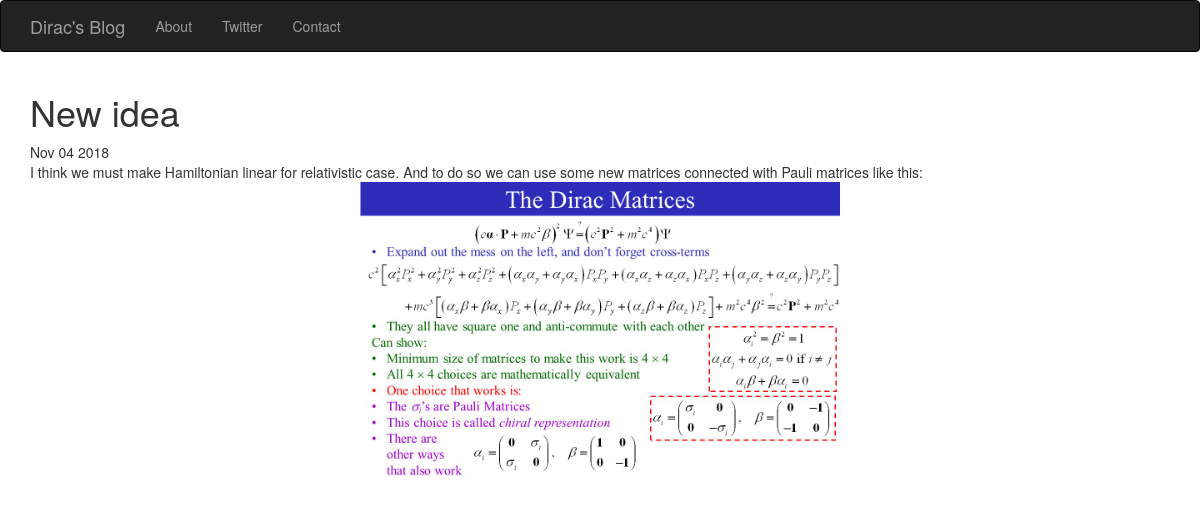
The app's page /posts/1/ with its own data.
### posts/models.py (models this page shows, shortened)
class Post(models.Model):
    title = models.CharField(max_length=250)
    pub_date = models.DateTimeField(default=timezone.now())
    image = models.ImageField(upload_to='media/')
    body = models.TextField()
    def pub_date_pretty(self):
        return self.pub_date.strftime('%b %d %Y')

### posts/views.py (the view)
# urls.py: url(r'^posts/(?P<post_id>[1-9]+)/$', posts.views.post_details, name='post_details'),
def post_details(request, post_id):
    post = get_object_or_404(Post, pk=post_id)
    return render(request, 'posts/post_details.html', {"post": post})

### posts/templates/posts/post_details.html (shortened to what this page needs)
<!DOCTYPE html>
<html lang="en">
  <head>
    <link rel="stylesheet" href="https://maxcdn.bootstrapcdn.com/bootstrap/3.3.7/css/bootstrap.min.css"
>
  </head>
  <body>
   <nav class="navbar navbar-inverse">
      <div class="container">
        <div class="navbar-header">
          <a class="navbar-brand" href="{% url 'home' %}">Dirac's Blog</a>
        </div>
        <div class="collapse navbar-collapse" id="mynav">
          <ul class="nav navbar-nav">
             <li><a href="{% url 'about' %}">About</a></li>
              <li><a href="https://twitter.com/dirock02">Twitter</a></li>
            <li><a href="{% url 'contact' %}">Contact</a></li>
          </ul>
        </div>
      </div>
    </nav>
  <div class="container">
            <h1>{{ post.title }}</h1>
        {{ post.pub_date_pretty }}
        <br/>
        {{ post.body }}
        <br/>
        <img src="{{ post.image.url }} " class="img-responsive center-block" style="max-height: 300px;" />
        <br/>
  </div>
  </body>
</html>

### records on screen
Post: title "New idea", pub_date_pretty "Nov 04 2018", body "I think we must make Hamiltonian linear for relativistic case. And to do so we can use some new matrices connected with Pauli matrices like this:", image (picture)
